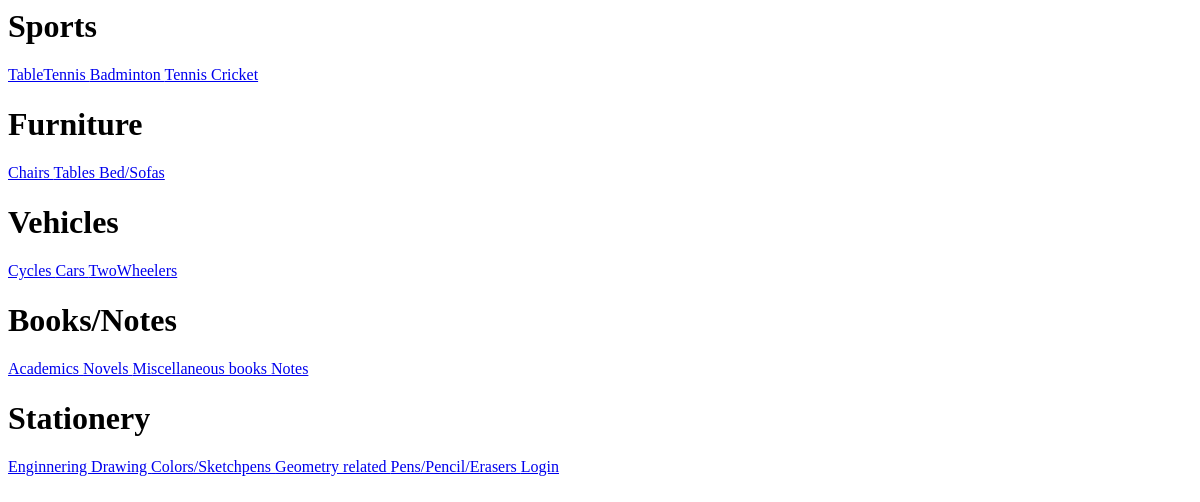
The app's page /, older data.
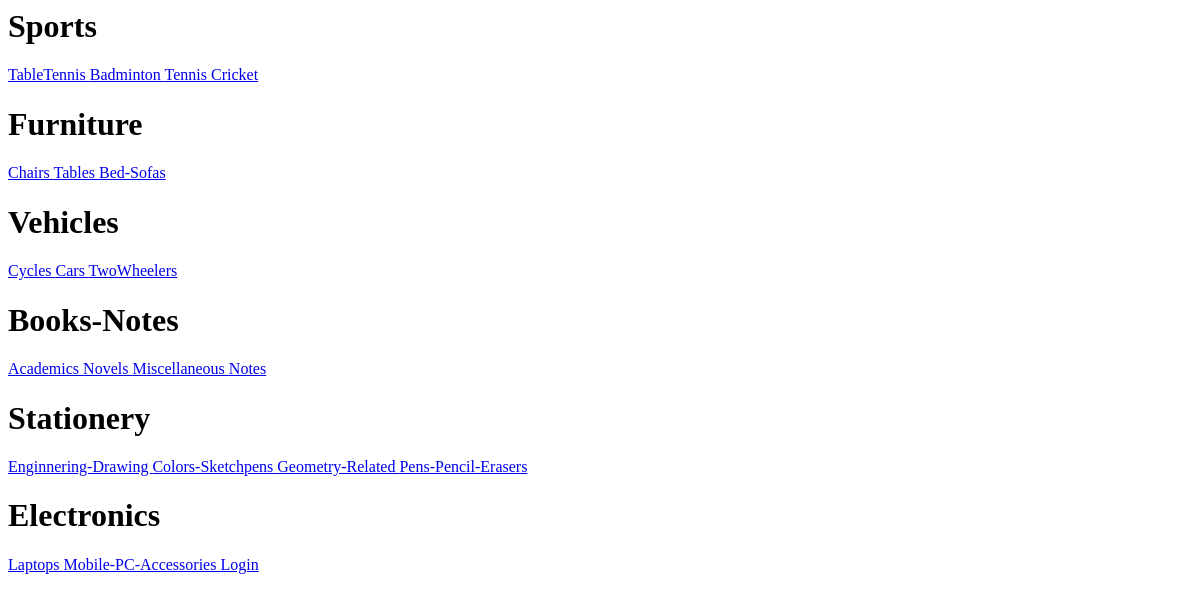
The same page, newer data.
### DashBoard/models.py (models this page shows)
class Category(models.Model):
    Name = models.CharField(max_length=250)
    def __str__(self):
        return self.Name

class SubCategory(models.Model):
    Name = models.CharField(max_length=250)
    ParentCategory = models.ForeignKey(to=Category, on_delete=models.CASCADE)
    def __str__(self):
        return self.Name

### BackyardSale/views.py (the view)
# urls.py: path('', views.homeView.as_view(), name='home'),
class homeView(generic.ListView):
    template_name = 'home.html'
    context_object_name = 'Categories'
    def get_context_data(self, **kwargs):
        context = super(homeView, self).get_context_data(**kwargs)
        context['SubCategories'] = SubCategory.objects.all()
        return context
    def get_queryset(self):
        return Category.objects.all()

### templates/home.html
{% extends 'base.html' %}
{% block body %}
    {% for category in Categories %}
        <h1>{{ category }}</h1>
        {% for subCat in SubCategories %}
            {% if subCat.ParentCategory == category %}
                <a href="{{ subCat }}/"> {{ subCat }} </a>
            {% endif %}
        {% endfor %}
    {% endfor %}
{% endblock %}

### templates/base.html
{% block body %}
{% endblock %}
<a href="{% url 'login' %}?next={{ request.path }}">Login</a>

Row changes from the older to the newer data that the page shows:
changed SubCategory: Name "Bed/Sofas" → "Bed-Sofas"
changed Category: Name "Books/Notes" → "Books-Notes"
changed SubCategory: Name "Miscellaneous books" → "Miscellaneous"
changed SubCategory: Name "Enginnering Drawing" → "Enginnering-Drawing"
changed SubCategory: Name "Colors/Sketchpens" → "Colors-Sketchpens"
changed SubCategory: Name "Geometry related" → "Geometry-Related"
changed SubCategory: Name "Pens/Pencil/Erasers" → "Pens-Pencil-Erasers"
added Category: Name "Electronics"
added SubCategory: Name "Laptops", shown under "Electronics"
added SubCategory: Name "Mobile-PC-Accessories", shown under "Electronics"
